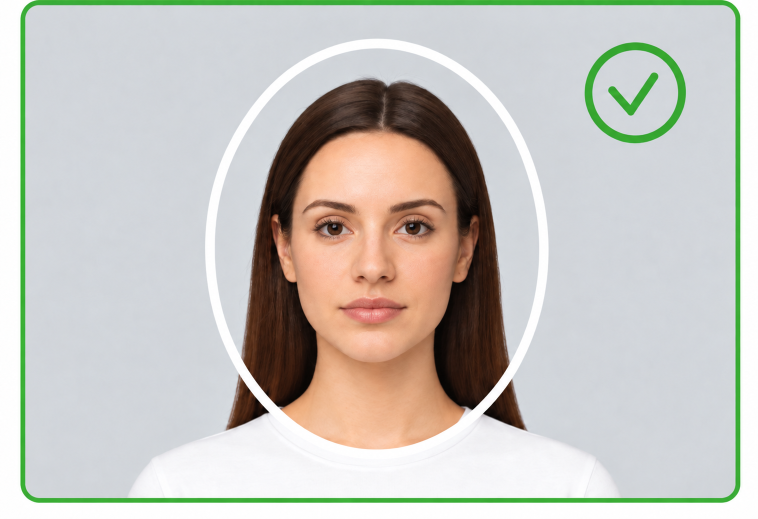
#> input picture assets/pose_guides/front-neutral.png, 1516 x 1037 px (shown at 1/2 size)
$ python generate_controlled_motion.py
#> lines starting #> are read from the running program, lines starting #| are printed output that depends on the picture
"""Generate the deterministic Milestone 6 face-motion benchmark clip."""

from __future__ import annotations

import argparse
from pathlib import Path

import cv2
import numpy as np

FPS = 30
DURATION_SECONDS = 8
FRAME_SIZE = (640, 360)


def _load_guide(path: Path) -> np.ndarray:
    image = cv2.imread(str(path), cv2.IMREAD_COLOR)
#> image is the input picture: shape (1037, 1516, 3); mean B, G, R 190.9, 196.8, 198.9
    if image is None:
        raise RuntimeError(f"Could not read pose guide: {path}")
    height, width = image.shape[:2]
#> height = 1037; width = 1516
    target_ratio = FRAME_SIZE[0] / FRAME_SIZE[1]
    crop_height = min(height, round(width / target_ratio))
#> crop_height = 853
    y0 = (height - crop_height) // 2
#> y0 = 92
    cropped = image[y0 : y0 + crop_height]
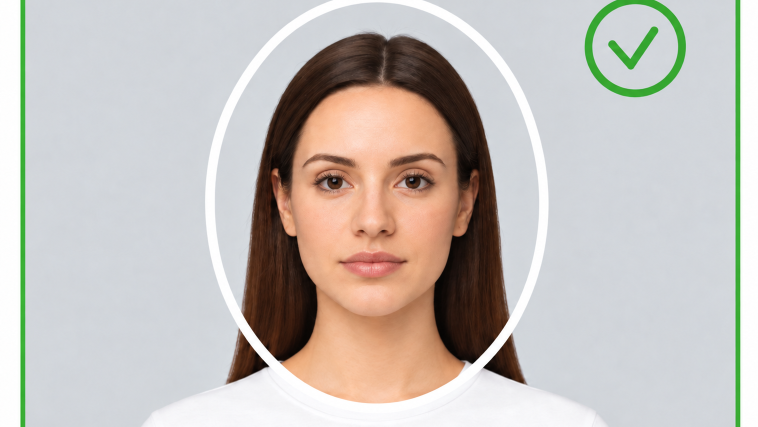
#> cropped: shape (853, 1516, 3) (shown at 1/2 size); mean B, G, R 186, 191, 196.6
    return cv2.resize(cropped, FRAME_SIZE, interpolation=cv2.INTER_AREA)
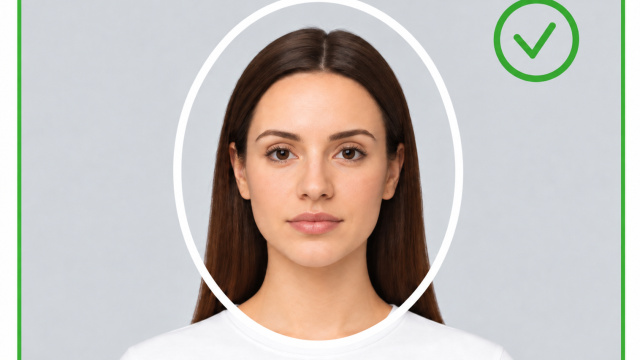
#> returned value: shape (360, 640, 3); mean of channels 0, 1, 2 186, 191, 196.6; drawn as B, G, R


def _blend(left: np.ndarray, right: np.ndarray, amount: float) -> np.ndarray:
    return cv2.addWeighted(left, 1.0 - amount, right, amount, 0.0)


def _triangle_wave(value: float) -> float:
    return 1.0 - abs(2.0 * value - 1.0)


# [41 lines left out: function build_frame, not called in this run]


def main() -> int:
    repository = Path(__file__).resolve().parents[2]
    parser = argparse.ArgumentParser(description=__doc__)
    parser.add_argument(
        "--output",
        type=Path,
        default=repository / "tests" / "assets" / "controlled_motion.mp4",
    )
    args = parser.parse_args()

    guide_root = repository / "assets" / "pose_guides"
    guides = {
        name: _load_guide(guide_root / f"{name}.png")
        for name in ("front-neutral", "front-smile", "left-20", "right-20")
    }
    args.output.parent.mkdir(parents=True, exist_ok=True)
    writer = cv2.VideoWriter(
        str(args.output),
        cv2.VideoWriter.fourcc(*"mp4v"),
        FPS,
        FRAME_SIZE,
    )
    if not writer.isOpened():
        raise RuntimeError("OpenCV could not create an MP4 writer")
    try:
        for frame_index in range(FPS * DURATION_SECONDS):
            writer.write(build_frame(guides, frame_index / FPS))
    finally:
        writer.release()
    print(f"Wrote {FPS * DURATION_SECONDS} frames to {args.output}")
    return 0


if __name__ == "__main__":
#> (the run stopped early here; a loop or call above may not have finished)
